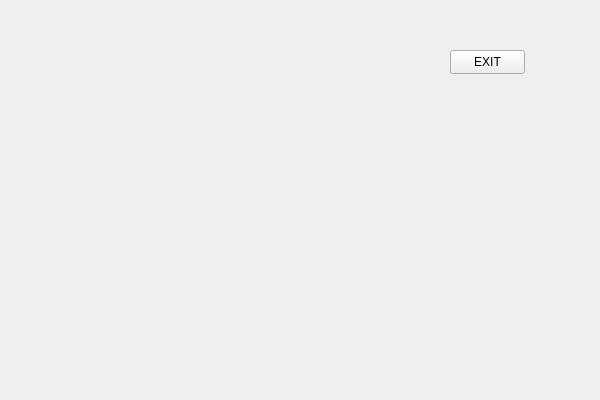
<?xml version="1.0" encoding="UTF-8"?>
<ui version="4.0">
 <class>GameClass</class>
 <widget class="QWidget" name="GameClass">
  <property name="geometry">
   <rect>
    <x>0</x>
    <y>0</y>
    <width>600</width>
    <height>400</height>
   </rect>
  </property>
  <property name="windowTitle">
   <string>Triviador</string>
  </property>
  <property name="windowIcon">
   <iconset resource="resource/Triviador.qrc">
    <normaloff>:/Icon/Triviador.ico</normaloff>:/Icon/Triviador.ico</iconset>
  </property>
  <widget class="QPushButton" name="exitButton">
   <property name="geometry">
    <rect>
     <x>450</x>
     <y>50</y>
     <width>75</width>
     <height>24</height>
    </rect>
   </property>
   <property name="text">
    <string>EXIT</string>
   </property>
  </widget>
 </widget>
 <layoutdefault spacing="6" margin="11"/>
 <resources>
  <include location="resource/Triviador.qrc"/>
 </resources>
 <connections/>
</ui>
